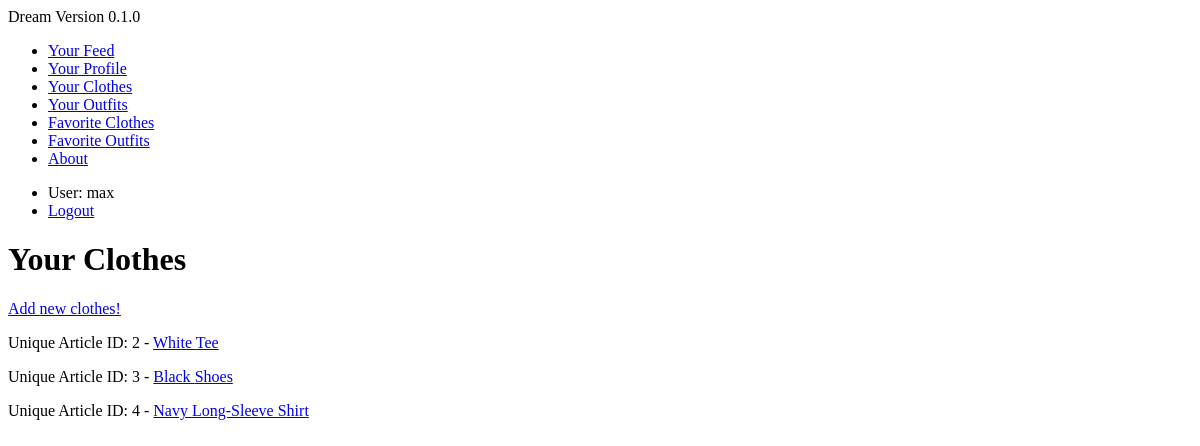
Page /clothing/closet/ (signed in) on the earlier database version.
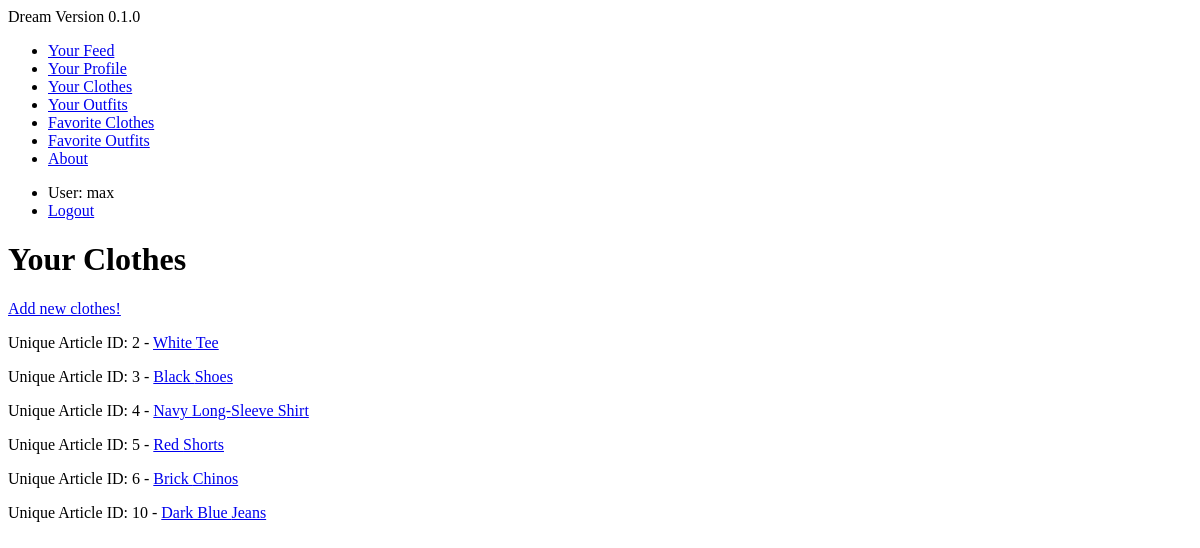
Same page on the later database version.
### clothing/models.py (models this page shows, shortened)
class Article(models.Model):
    location_choices = (
        ('TOP', 'Top'),
        ('BTM', 'Bottom'),
        ('SHS', 'Shoes'),
    )
    creator = models.ForeignKey(User, on_delete=models.SET_NULL, null=True)
    actual_location = models.CharField(max_length=60, choices=location_choices, default='None', null=True)
    clothing_type = models.CharField(max_length=60)  # henley, jeans, sneakers
    color = models.CharField(max_length=20)
    cut = models.CharField(max_length=60, blank=True)
    pattern = models.CharField(max_length=60, blank=True)
    material = models.CharField(max_length=60, blank=True)
    favorited = models.ManyToManyField(User, blank=True, related_name="article_favorited_by")
    def get_absolute_url(self):
        return reverse('clothing:article-detail', kwargs={"pk": self.pk})

### clothing/views.py (the view)
# urls.py: path('closet/', ArticleListView.as_view(), name='clothing-list'),
class ArticleListView(ListView, LoginRequiredMixin):
    def get_queryset(self):
        return Article.objects.filter(creator=self.request.user)

### clothing/templates/clothing/article_list.html
{% extends 'base.html' %}
{% block content %}
<h1>Your Clothes</h1>
<a href="create-article/">Add new clothes!</a>
{% for instance in object_list %}
<p> Unique Article ID: {{ instance.id }} - <a href='{{ instance.get_absolute_url }}'>{{ instance.color }} {{ instance.clothing_type }}</a>
{% endfor %}
{% endblock %}

### templates/base.html (shortened to what this page needs)
<p1>Dream Version 0.1.0</p1>
<ul>
  <li><a href="/feed">Your Feed</a></li>
  <li><a href="/userprofiles/my-profile">Your Profile</a></li>
  <li><a href="/clothing/closet">Your Clothes</a></li>
  <li><a href="/clothing">Your Outfits</a></li>
  <li><a href="/clothing/favorite-articles">Favorite Clothes</a></li>
  <li><a href="/clothing/favorite-outfits">Favorite Outfits</a></li>
  <li><a href="/about">About</a></li>
</ul>
<ul>
  {% if user.is_authenticated %}
    <li>User: {{ user.get_username }}</li>
    <li><a href="{% url 'logout'%}">Logout</a></li>
  {% elif 'logout' in request.path %}
  {% else %}
    <li><a href="{% url 'login'%}?next={{request.path}}">Login</a></li>
  {% endif %}
</ul>
{% block content %}{% endblock %}

Differences in the rows shown:
added Article: id "5", color "Red", clothing_type "Shorts"
added Article: id "6", color "Brick", clothing_type "Chinos"
added Article: id "10", color "Dark Blue", clothing_type "Jeans"
